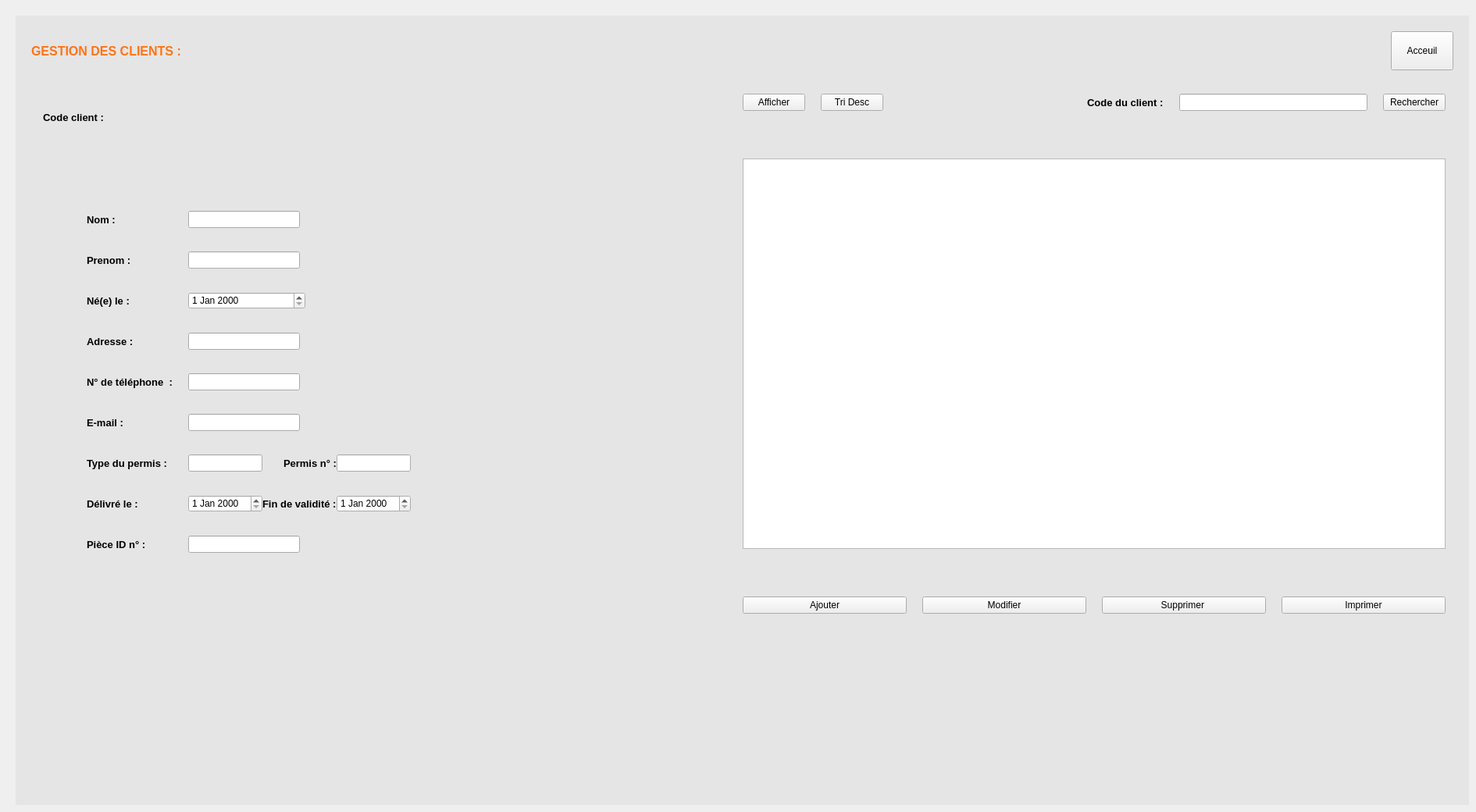
   <widget class="QWidget" name="client">
    <widget class="QWidget" name="gridWidget" native="true">
     <property name="geometry">
      <rect>
       <x>20</x>
       <y>20</y>
       <width>1861</width>
       <height>1011</height>
      </rect>
     </property>
     <property name="styleSheet">
      <string notr="true">#gridWidget {
	background : #e5e5e5;
}</string>
     </property>
     <layout class="QGridLayout" name="gridLayout">
      <property name="leftMargin">
       <number>20</number>
      </property>
      <property name="topMargin">
       <number>20</number>
      </property>
      <property name="rightMargin">
       <number>20</number>
      </property>
      <property name="bottomMargin">
       <number>20</number>
      </property>
      <property name="spacing">
       <number>20</number>
      </property>
      <item row="2" column="0">
       <layout class="QVBoxLayout" name="verticalLayout_6">
        <property name="leftMargin">
         <number>10</number>
        </property>
        <property name="topMargin">
         <number>10</number>
        </property>
        <property name="rightMargin">
         <number>10</number>
        </property>
        <property name="bottomMargin">
         <number>10</number>
        </property>
        <item>
         <widget class="QWidget" name="horizontalWidget_3" native="true">
          <property name="minimumSize">
           <size>
            <width>0</width>
            <height>60</height>
           </size>
          </property>
          <layout class="QHBoxLayout" name="horizontalLayout_4">
           <property name="leftMargin">
            <number>5</number>
           </property>
           <property name="topMargin">
            <number>5</number>
           </property>
           <property name="rightMargin">
            <number>5</number>
           </property>
           <property name="bottomMargin">
            <number>5</number>
           </property>
           <item>
            <widget class="QLabel" name="label">
             <property name="font">
              <font>
               <pointsize>10</pointsize>
               <weight>75</weight>
               <bold>true</bold>
              </font>
             </property>
             <property name="text">
              <string>Code client :</string>
             </property>
            </widget>
           </item>
           <item>
            <widget class="QLabel" name="code">
             <property name="minimumSize">
              <size>
               <width>50</width>
               <height>0</height>
              </size>
             </property>
             <property name="text">
              <string/>
             </property>
            </widget>
           </item>
           <item>
            <spacer name="horizontalSpacer_7">
             <property name="orientation">
              <enum>Qt::Horizontal</enum>
             </property>
             <property name="sizeHint" stdset="0">
              <size>
               <width>40</width>
               <height>20</height>
              </size>
             </property>
            </spacer>
           </item>
          </layout>
         </widget>
        </item>
        <item>
         <spacer name="verticalSpacer_3">
          <property name="orientation">
           <enum>Qt::Vertical</enum>
          </property>
          <property name="sizeHint" stdset="0">
           <size>
            <width>20</width>
            <height>40</height>
           </size>
          </property>
         </spacer>
        </item>
        <item>
         <layout class="QHBoxLayout" name="horizontalLayout_8">
          <property name="spacing">
           <number>9</number>
          </property>
          <property name="leftMargin">
           <number>10</number>
          </property>
          <property name="topMargin">
           <number>10</number>
          </property>
          <property name="rightMargin">
           <number>10</number>
          </property>
          <property name="bottomMargin">
           <number>10</number>
          </property>
          <item>
           <spacer name="horizontalSpacer_8">
            <property name="orientation">
             <enum>Qt::Horizontal</enum>
            </property>
            <property name="sizeHint" stdset="0">
             <size>
              <width>100</width>
              <height>20</height>
             </size>
            </property>
           </spacer>
          </item>
          <item>
           <widget class="QWidget" name="formWidget" native="true">
            <property name="minimumSize">
             <size>
              <width>0</width>
              <height>0</height>
             </size>
            </property>
            <layout class="QFormLayout" name="formLayout">
             <property name="horizontalSpacing">
              <number>20</number>
             </property>
             <property name="verticalSpacing">
              <number>30</number>
             </property>
             <property name="leftMargin">
              <number>20</number>
             </property>
             <property name="topMargin">
              <number>20</number>
             </property>
             <property name="rightMargin">
              <number>20</number>
             </property>
             <property name="bottomMargin">
              <number>20</number>
             </property>
             <item row="0" column="0">
              <widget class="QLabel" name="label_3">
               <property name="font">
                <font>
                 <pointsize>10</pointsize>
                 <weight>75</weight>
                 <bold>true</bold>
                </font>
               </property>
               <property name="text">
                <string>Nom :</string>
               </property>
              </widget>
             </item>
             <item row="1" column="0">
              <widget class="QLabel" name="label_4">
               <property name="font">
                <font>
                 <pointsize>10</pointsize>
                 <weight>75</weight>
                 <bold>true</bold>
                </font>
               </property>
               <property name="text">
                <string>Prenom :</string>
               </property>
              </widget>
             </item>
             <item row="2" column="0">
              <widget class="QLabel" name="label_5">
               <property name="font">
                <font>
                 <pointsize>10</pointsize>
                 <weight>75</weight>
                 <bold>true</bold>
                </font>
               </property>
               <property name="text">
                <string>Né(e) le :</string>
               </property>
              </widget>
             </item>
             <item row="3" column="0">
              <widget class="QLabel" name="label_7">
               <property name="font">
                <font>
                 <pointsize>10</pointsize>
                 <weight>75</weight>
                 <bold>true</bold>
                </font>
               </property>
               <property name="text">
                <string>Adresse : </string>
               </property>
              </widget>
             </item>
             <item row="4" column="0">
              <widget class="QLabel" name="label_12">
               <property name="font">
                <font>
                 <pointsize>10</pointsize>
                 <weight>75</weight>
                 <bold>true</bold>
                </font>
               </property>
               <property name="text">
                <string>N° de téléphone  :</string>
               </property>
              </widget>
             </item>
             <item row="5" column="0">
              <widget class="QLabel" name="label_15">
               <property name="font">
                <font>
                 <pointsize>10</pointsize>
                 <weight>75</weight>
                 <bold>true</bold>
                </font>
               </property>
               <property name="text">
                <string>E-mail :</string>
               </property>
              </widget>
             </item>
             <item row="6" column="0">
              <widget class="QLabel" name="label_16">
               <property name="font">
                <font>
                 <pointsize>10</pointsize>
                 <weight>75</weight>
                 <bold>true</bold>
                </font>
               </property>
               <property name="text">
                <string>Type du permis :</string>
               </property>
              </widget>
             </item>
             <item row="6" column="1">
              <layout class="QHBoxLayout" name="horizontalLayout_2">
               <item>
                <widget class="QLineEdit" name="client_permis_type">
                 <property name="minimumSize">
                  <size>
                   <width>80</width>
                   <height>22</height>
                  </size>
                 </property>
                </widget>
               </item>
               <item>
                <spacer name="horizontalSpacer_2">
                 <property name="orientation">
                  <enum>Qt::Horizontal</enum>
                 </property>
                 <property name="sizeHint" stdset="0">
                  <size>
                   <width>40</width>
                   <height>20</height>
                  </size>
                 </property>
                </spacer>
               </item>
               <item>
                <widget class="QLabel" name="label_17">
                 <property name="font">
                  <font>
                   <pointsize>10</pointsize>
                   <weight>75</weight>
                   <bold>true</bold>
                  </font>
                 </property>
                 <property name="text">
                  <string>Permis n° :</string>
                 </property>
                </widget>
               </item>
               <item>
                <widget class="QLineEdit" name="client_permis_numero"/>
               </item>
              </layout>
             </item>
             <item row="7" column="0">
              <widget class="QLabel" name="label_18">
               <property name="font">
                <font>
                 <pointsize>10</pointsize>
                 <weight>75</weight>
                 <bold>true</bold>
                </font>
               </property>
               <property name="text">
                <string>Délivré le :</string>
               </property>
              </widget>
             </item>
             <item row="7" column="1">
              <layout class="QHBoxLayout" name="horizontalLayout_3">
               <item>
                <widget class="QDateEdit" name="client_date_del"/>
               </item>
               <item>
                <widget class="QLabel" name="label_20">
                 <property name="font">
                  <font>
                   <pointsize>10</pointsize>
                   <weight>75</weight>
                   <bold>true</bold>
                  </font>
                 </property>
                 <property name="text">
                  <string>Fin de validité :</string>
                 </property>
                </widget>
               </item>
               <item>
                <widget class="QDateEdit" name="client_datefin_del"/>
               </item>
              </layout>
             </item>
             <item row="8" column="0">
              <widget class="QLabel" name="label_21">
               <property name="font">
                <font>
                 <pointsize>10</pointsize>
                 <weight>75</weight>
                 <bold>true</bold>
                </font>
               </property>
               <property name="text">
                <string>Pièce ID n° :</string>
               </property>
              </widget>
             </item>
             <item row="2" column="1">
              <layout class="QHBoxLayout" name="horizontalLayout_9">
               <item>
                <widget class="QDateEdit" name="client_date_naissance">
                 <property name="minimumSize">
                  <size>
                   <width>150</width>
                   <height>0</height>
                  </size>
                 </property>
                </widget>
               </item>
               <item>
                <spacer name="horizontalSpacer_9">
                 <property name="orientation">
                  <enum>Qt::Horizontal</enum>
                 </property>
                 <property name="sizeHint" stdset="0">
                  <size>
                   <width>40</width>
                   <height>20</height>
                  </size>
                 </property>
                </spacer>
               </item>
              </layout>
             </item>
             <item row="0" column="1">
              <layout class="QHBoxLayout" name="horizontalLayout_10">
               <item>
                <widget class="QLineEdit" name="client_nom"/>
               </item>
               <item>
                <spacer name="horizontalSpacer_10">
                 <property name="orientation">
                  <enum>Qt::Horizontal</enum>
                 </property>
                 <property name="sizeHint" stdset="0">
                  <size>
                   <width>40</width>
                   <height>20</height>
                  </size>
                 </property>
                </spacer>
               </item>
              </layout>
             </item>
             <item row="1" column="1">
              <layout class="QHBoxLayout" name="horizontalLayout_11">
               <item>
                <widget class="QLineEdit" name="client_prenom"/>
               </item>
               <item>
                <spacer name="horizontalSpacer_11">
                 <property name="orientation">
                  <enum>Qt::Horizontal</enum>
                 </property>
                 <property name="sizeHint" stdset="0">
                  <size>
                   <width>40</width>
                   <height>20</height>
                  </size>
                 </property>
                </spacer>
               </item>
              </layout>
             </item>
             <item row="3" column="1">
              <layout class="QHBoxLayout" name="horizontalLayout_12">
               <item>
                <widget class="QLineEdit" name="client_adresse"/>
               </item>
               <item>
                <spacer name="horizontalSpacer_12">
                 <property name="orientation">
                  <enum>Qt::Horizontal</enum>
                 </property>
                 <property name="sizeHint" stdset="0">
                  <size>
                   <width>40</width>
                   <height>20</height>
                  </size>
                 </property>
                </spacer>
               </item>
              </layout>
             </item>
             <item row="4" column="1">
              <layout class="QHBoxLayout" name="horizontalLayout_13">
               <item>
                <widget class="QLineEdit" name="client_num_tel"/>
               </item>
               <item>
                <spacer name="horizontalSpacer_13">
                 <property name="orientation">
                  <enum>Qt::Horizontal</enum>
                 </property>
                 <property name="sizeHint" stdset="0">
                  <size>
                   <width>40</width>
                   <height>20</height>
                  </size>
                 </property>
                </spacer>
               </item>
              </layout>
             </item>
             <item row="5" column="1">
              <layout class="QHBoxLayout" name="horizontalLayout_14">
               <item>
                <widget class="QLineEdit" name="client_email"/>
               </item>
               <item>
                <spacer name="horizontalSpacer_14">
                 <property name="orientation">
                  <enum>Qt::Horizontal</enum>
                 </property>
                 <property name="sizeHint" stdset="0">
                  <size>
                   <width>40</width>
                   <height>20</height>
                  </size>
                 </property>
                </spacer>
               </item>
              </layout>
             </item>
             <item row="8" column="1">
              <layout class="QHBoxLayout" name="horizontalLayout_15">
               <item>
                <widget class="QLineEdit" name="client_cin"/>
               </item>
               <item>
                <spacer name="horizontalSpacer_15">
                 <property name="orientation">
                  <enum>Qt::Horizontal</enum>
                 </property>
                 <property name="sizeHint" stdset="0">
                  <size>
                   <width>40</width>
                   <height>20</height>
                  </size>
                 </property>
                </spacer>
               </item>
              </layout>
             </item>
            </layout>
           </widget>
          </item>
          <item>
           <spacer name="horizontalSpacer_6">
            <property name="orientation">
             <enum>Qt::Horizontal</enum>
            </property>
            <property name="sizeHint" stdset="0">
             <size>
              <width>100</width>
              <height>20</height>
             </size>
            </property>
           </spacer>
          </item>
         </layout>
        </item>
        <item>
         <spacer name="verticalSpacer_4">
          <property name="orientation">
           <enum>Qt::Vertical</enum>
          </property>
          <property name="sizeHint" stdset="0">
           <size>
            <width>17</width>
            <height>48</height>
           </size>
          </property>
         </spacer>
        </item>
       </layout>
      </item>
      <item row="2" column="1">
       <spacer name="horizontalSpacer_4">
        <property name="orientation">
         <enum>Qt::Horizontal</enum>
        </property>
        <property name="sizeHint" stdset="0">
         <size>
          <width>500</width>
          <height>20</height>
         </size>
        </property>
       </spacer>
      </item>
      <item row="2" column="2">
       <layout class="QVBoxLayout" name="verticalLayout">
        <property name="leftMargin">
         <number>10</number>
        </property>
        <property name="topMargin">
         <number>10</number>
        </property>
        <property name="rightMargin">
         <number>10</number>
        </property>
        <property name="bottomMargin">
         <number>10</number>
        </property>
        <item>
         <layout class="QHBoxLayout" name="horizontalLayout_6">
          <item>
           <widget class="QPushButton" name="afficher">
            <property name="text">
             <string>Afficher</string>
            </property>
           </widget>
          </item>
          <item>
           <widget class="QPushButton" name="tridesc">
            <property name="text">
             <string>Tri Desc</string>
            </property>
           </widget>
          </item>
          <item>
           <spacer name="horizontalSpacer_5">
            <property name="orientation">
             <enum>Qt::Horizontal</enum>
            </property>
            <property name="sizeHint" stdset="0">
             <size>
              <width>40</width>
              <height>20</height>
             </size>
            </property>
           </spacer>
          </item>
          <item>
           <widget class="QLabel" name="label_47">
            <property name="font">
             <font>
              <pointsize>10</pointsize>
              <weight>75</weight>
              <bold>true</bold>
             </font>
            </property>
            <property name="text">
             <string>Code du client :</string>
            </property>
           </widget>
          </item>
          <item>
           <widget class="QLineEdit" name="client_code2"/>
          </item>
          <item>
           <widget class="QPushButton" name="rechercher">
            <property name="text">
             <string>Rechercher</string>
            </property>
           </widget>
          </item>
         </layout>
        </item>
        <item>
         <spacer name="verticalSpacer">
          <property name="orientation">
           <enum>Qt::Vertical</enum>
          </property>
          <property name="sizeHint" stdset="0">
           <size>
            <width>20</width>
            <height>40</height>
           </size>
          </property>
         </spacer>
        </item>
        <item>
         <widget class="QTableView" name="table_client">
          <property name="minimumSize">
           <size>
            <width>900</width>
            <height>500</height>
           </size>
          </property>
         </widget>
        </item>
        <item>
         <spacer name="verticalSpacer_2">
          <property name="orientation">
           <enum>Qt::Vertical</enum>
          </property>
          <property name="sizeHint" stdset="0">
           <size>
            <width>20</width>
            <height>40</height>
           </size>
          </property>
         </spacer>
        </item>
        <item>
         <layout class="QHBoxLayout" name="horizontalLayout_7">
          <item>
           <widget class="QPushButton" name="ajouterClient">
            <property name="text">
             <string>Ajouter</string>
            </property>
           </widget>
          </item>
          <item>
           <widget class="QPushButton" name="modifier">
            <property name="text">
             <string>Modifier</string>
            </property>
           </widget>
          </item>
          <item>
           <widget class="QPushButton" name="supprimer">
            <property name="text">
             <string>Supprimer </string>
            </property>
           </widget>
          </item>
          <item>
           <widget class="QPushButton" name="imprimer">
            <property name="text">
             <string>Imprimer</string>
            </property>
           </widget>
          </item>
         </layout>
        </item>
       </layout>
      </item>
      <item row="0" column="2">
       <layout class="QHBoxLayout" name="horizontalLayout_5">
        <item>
         <spacer name="horizontalSpacer_3">
          <property name="orientation">
           <enum>Qt::Horizontal</enum>
          </property>
          <property name="sizeHint" stdset="0">
           <size>
            <width>40</width>
            <height>20</height>
           </size>
          </property>
         </spacer>
        </item>
        <item>
         <widget class="QPushButton" name="PBacceuil">
          <property name="enabled">
           <bool>true</bool>
          </property>
          <property name="minimumSize">
           <size>
            <width>50</width>
            <height>50</height>
           </size>
          </property>
          <property name="text">
           <string>Acceuil</string>
          </property>
         </widget>
        </item>
       </layout>
      </item>
      <item row="3" column="2">
       <spacer name="verticalSpacer_5">
        <property name="orientation">
         <enum>Qt::Vertical</enum>
        </property>
        <property name="sizeHint" stdset="0">
         <size>
          <width>20</width>
          <height>40</height>
         </size>
        </property>
       </spacer>
      </item>
      <item row="0" column="0">
       <widget class="QLabel" name="label_8">
        <property name="font">
         <font>
          <pointsize>12</pointsize>
          <weight>75</weight>
          <bold>true</bold>
         </font>
        </property>
        <property name="styleSheet">
         <string notr="true">#label_8 {
color : #ff7315;
}</string>
        </property>
        <property name="text">
         <string>GESTION DES CLIENTS :</string>
        </property>
       </widget>
      </item>
     </layout>
    </widget>
   </widget>
